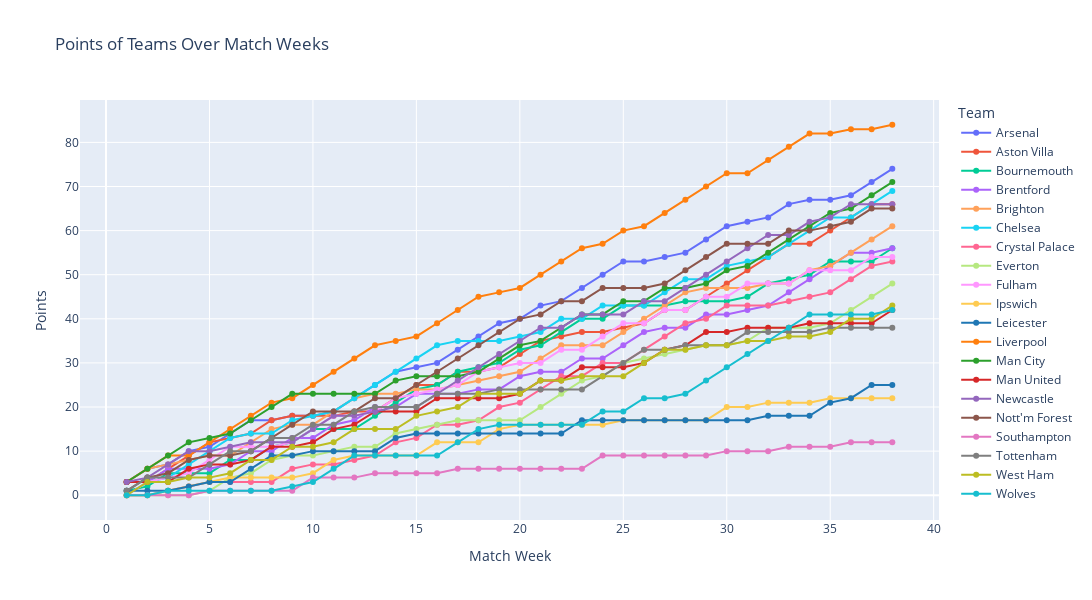

Source (notebook cell):
### Code cell
custom_colors = [
    "#636EFA", "#EF553B", "#00CC96", "#AB63FA", "#FFA15A",
    "#19D3F3", "#FF6692", "#B6E880", "#FF97FF", "#FECB52",
    "#1F77B4", "#FF7F0E", "#2CA02C", "#D62728", "#9467BD",
    "#8C564B", "#E377C2", "#7F7F7F", "#BCBD22", "#17BECF"
]
fig = px.line(df_total_points,
              title= 'Points of Teams Over Match Weeks',
              labels= {
                 'MatchWeek' : 'Match Week',
                 'value' : 'Points',
                 'variable' : 'Team'
              },
              markers= True,
              width = 1200,
              height= 600,
              color_discrete_sequence= custom_colors
              
             )
fig.write_image('C:/Users/rayha/Documents/Football Data Analysis/images/points_growth.png')
fig.show()

### Figure 1 — Plotly figure (JSON) as saved in the notebook; plotly's stock layout.template omitted (floating-point values rounded to 4 significant figures)
{"data": [{"hovertemplate": "Team=Arsenal<br>Match Week=%{x}<br>Points=%{y}<extra></extra>", "legendgroup": "Arsenal", "line": {"color": "#636EFA", "dash": "solid"}, "marker": {"symbol": "circle"}, "mode": "lines+markers", "name": "Arsenal", "orientation": "v", "showlegend": true, "type": "scatter", "x": [1, 2, 3, 4, 5, 6, 7, 8, 9, 10, 11, 12, 13, 14, 15, 16, 17, 18, 19, 20, 21, 22, 23, 24, 25, 26, 27, 28, 29, 30, 31, 32, 33, 34, 35, 36, 37, 38], "xaxis": "x", "y": [3, 6, 7, 10, 11, 14, 17, 17, 18, 18, 19, 22, 25, 28, 29, 30, 33, 36, 39, 40, 43, 44, 47, 50, 53, 53, 54, 55, 58, 61, 62, 63, 66, 67, 67, 68, 71, 74], "yaxis": "y"}, {"hovertemplate": "Team=Aston Villa<br>Match Week=%{x}<br>Points=%{y}<extra></extra>", "legendgroup": "Aston Villa", "line": {"color": "#EF553B", "dash": "solid"}, "marker": {"symbol": "circle"}, "mode": "lines+markers", "name": "Aston Villa", "orientation": "v", "showlegend": true, "type": "scatter", "x": [1, 2, 3, 4, 5, 6, 7, 8, 9, 10, 11, 12, 13, 14, 15, 16, 17, 18, 19, 20, 21, 22, 23, 24, 25, 26, 27, 28, 29, 30, 31, 32, 33, 34, 35, 36, 37, 38], "xaxis": "x", "y": [3, 3, 6, 9, 12, 13, 14, 17, 18, 18, 18, 19, 19, 22, 25, 25, 28, 28, 29, 32, 35, 36, 37, 37, 38, 39, 42, 42, 45, 48, 51, 54, 57, 57, 60, 63, 66, 66], "yaxis": "y"}, {"hovertemplate": "Team=Bournemouth<br>Match Week=%{x}<br>Points=%{y}<extra></extra>", "legendgroup": "Bournemouth", "line": {"color": "#00CC96", "dash": "solid"}, "marker": {"symbol": "circle"}, "mode": "lines+markers", "name": "Bournemouth", "orientation": "v", "showlegend": true, "type": "scatter", "x": [1, 2, 3, 4, 5, 6, 7, 8, 9, 10, 11, 12, 13, 14, 15, 16, 17, 18, 19, 20, 21, 22, 23, 24, 25, 26, 27, 28, 29, 30, 31, 32, 33, 34, 35, 36, 37, 38], "xaxis": "x", "y": [1, 2, 5, 5, 5, 8, 8, 11, 12, 15, 15, 15, 18, 21, 24, 25, 28, 29, 30, 33, 34, 37, 40, 40, 43, 43, 43, 44, 44, 44, 45, 48, 49, 50, 53, 53, 53, 56], "yaxis": "y"}, {"hovertemplate": "Team=Brentford<br>Match Week=%{x}<br>Points=%{y}<extra></extra>", "legendgroup": "Brentford", "line": {"color": "#AB63FA", "dash": "solid"}, "marker": {"symbol": "circle"}, "mode": "lines+markers", "name": "Brentford", "orientation": "v", "showlegend": true, "type": "scatter", "x": [1, 2, 3, 4, 5, 6, 7, 8, 9, 10, 11, 12, 13, 14, 15, 16, 17, 18, 19, 20, 21, 22, 23, 24, 25, 26, 27, 28, 29, 30, 31, 32, 33, 34, 35, 36, 37, 38], "xaxis": "x", "y": [3, 3, 6, 6, 6, 7, 10, 10, 13, 13, 16, 17, 20, 20, 23, 23, 23, 24, 24, 27, 28, 28, 31, 31, 34, 37, 38, 38, 41, 41, 42, 43, 46, 49, 52, 55, 55, 56], "yaxis": "y"}, {"hovertemplate": "Team=Brighton<br>Match Week=%{x}<br>Points=%{y}<extra></extra>", "legendgroup": "Brighton", "line": {"color": "#FFA15A", "dash": "solid"}, "marker": {"symbol": "circle"}, "mode": "lines+markers", "name": "Brighton", "orientation": "v", "showlegend": true, "type": "scatter", "x": [1, 2, 3, 4, 5, 6, 7, 8, 9, 10, 11, 12, 13, 14, 15, 16, 17, 18, 19, 20, 21, 22, 23, 24, 25, 26, 27, 28, 29, 30, 31, 32, 33, 34, 35, 36, 37, 38], "xaxis": "x", "y": [3, 6, 7, 8, 9, 9, 12, 15, 16, 16, 19, 22, 23, 23, 24, 24, 25, 26, 27, 28, 31, 34, 34, 34, 37, 40, 43, 46, 47, 47, 47, 48, 48, 51, 52, 55, 58, 61], "yaxis": "y"}, {"hovertemplate": "Team=Chelsea<br>Match Week=%{x}<br>Points=%{y}<extra></extra>", "legendgroup": "Chelsea", "line": {"color": "#19D3F3", "dash": "solid"}, "marker": {"symbol": "circle"}, "mode": "lines+markers", "name": "Chelsea", "orientation": "v", "showlegend": true, "type": "scatter", "x": [1, 2, 3, 4, 5, 6, 7, 8, 9, 10, 11, 12, 13, 14, 15, 16, 17, 18, 19, 20, 21, 22, 23, 24, 25, 26, 27, 28, 29, 30, 31, 32, 33, 34, 35, 36, 37, 38], "xaxis": "x", "y": [0, 3, 4, 7, 10, 13, 14, 14, 17, 18, 19, 22, 25, 28, 31, 34, 35, 35, 35, 36, 37, 40, 40, 43, 43, 43, 46, 49, 49, 52, 53, 54, 57, 60, 63, 63, 66, 69], "yaxis": "y"}, {"hovertemplate": "Team=Crystal Palace<br>Match Week=%{x}<br>Points=%{y}<extra></extra>", "legendgroup": "Crystal Palace", "line": {"color": "#FF6692", "dash": "solid"}, "marker": {"symbol": "circle"}, "mode": "lines+markers", "name": "Crystal Palace", "orientation": "v", "showlegend": true, "type": "scatter", "x": [1, 2, 3, 4, 5, 6, 7, 8, 9, 10, 11, 12, 13, 14, 15, 16, 17, 18, 19, 20, 21, 22, 23, 24, 25, 26, 27, 28, 29, 30, 31, 32, 33, 34, 35, 36, 37, 38], "xaxis": "x", "y": [0, 0, 1, 2, 3, 3, 3, 3, 6, 7, 7, 8, 9, 12, 13, 16, 16, 17, 20, 21, 24, 27, 27, 30, 30, 33, 36, 39, 40, 43, 43, 43, 44, 45, 46, 49, 52, 53], "yaxis": "y"}, {"hovertemplate": "Team=Everton<br>Match Week=%{x}<br>Points=%{y}<extra></extra>", "legendgroup": "Everton", "line": {"color": "#B6E880", "dash": "solid"}, "marker": {"symbol": "circle"}, "mode": "lines+markers", "name": "Everton", "orientation": "v", "showlegend": true, "type": "scatter", "x": [1, 2, 3, 4, 5, 6, 7, 8, 9, 10, 11, 12, 13, 14, 15, 16, 17, 18, 19, 20, 21, 22, 23, 24, 25, 26, 27, 28, 29, 30, 31, 32, 33, 34, 35, 36, 37, 38], "xaxis": "x", "y": [0, 0, 0, 0, 1, 4, 5, 8, 9, 9, 10, 11, 11, 14, 15, 16, 17, 17, 17, 17, 20, 23, 26, 27, 30, 31, 32, 33, 34, 34, 35, 38, 38, 38, 39, 42, 45, 48], "yaxis": "y"}, {"hovertemplate": "Team=Fulham<br>Match Week=%{x}<br>Points=%{y}<extra></extra>", "legendgroup": "Fulham", "line": {"color": "#FF97FF", "dash": "solid"}, "marker": {"symbol": "circle"}, "mode": "lines+markers", "name": "Fulham", "orientation": "v", "showlegend": true, "type": "scatter", "x": [1, 2, 3, 4, 5, 6, 7, 8, 9, 10, 11, 12, 13, 14, 15, 16, 17, 18, 19, 20, 21, 22, 23, 24, 25, 26, 27, 28, 29, 30, 31, 32, 33, 34, 35, 36, 37, 38], "xaxis": "x", "y": [0, 3, 4, 5, 8, 11, 11, 11, 12, 15, 18, 18, 19, 22, 23, 24, 25, 28, 29, 30, 30, 33, 33, 36, 39, 39, 42, 42, 45, 45, 48, 48, 48, 51, 51, 51, 54, 54], "yaxis": "y"}, {"hovertemplate": "Team=Ipswich<br>Match Week=%{x}<br>Points=%{y}<extra></extra>", "legendgroup": "Ipswich", "line": {"color": "#FECB52", "dash": "solid"}, "marker": {"symbol": "circle"}, "mode": "lines+markers", "name": "Ipswich", "orientation": "v", "showlegend": true, "type": "scatter", "x": [1, 2, 3, 4, 5, 6, 7, 8, 9, 10, 11, 12, 13, 14, 15, 16, 17, 18, 19, 20, 21, 22, 23, 24, 25, 26, 27, 28, 29, 30, 31, 32, 33, 34, 35, 36, 37, 38], "xaxis": "x", "y": [0, 0, 1, 2, 3, 4, 4, 4, 4, 5, 8, 9, 9, 9, 9, 12, 12, 12, 15, 16, 16, 16, 16, 16, 17, 17, 17, 17, 17, 20, 20, 21, 21, 21, 22, 22, 22, 22], "yaxis": "y"}, {"hovertemplate": "Team=Leicester<br>Match Week=%{x}<br>Points=%{y}<extra></extra>", "legendgroup": "Leicester", "line": {"color": "#1F77B4", "dash": "solid"}, "marker": {"symbol": "circle"}, "mode": "lines+markers", "name": "Leicester", "orientation": "v", "showlegend": true, "type": "scatter", "x": [1, 2, 3, 4, 5, 6, 7, 8, 9, 10, 11, 12, 13, 14, 15, 16, 17, 18, 19, 20, 21, 22, 23, 24, 25, 26, 27, 28, 29, 30, 31, 32, 33, 34, 35, 36, 37, 38], "xaxis": "x", "y": [1, 1, 1, 2, 3, 3, 6, 9, 9, 10, 10, 10, 10, 13, 14, 14, 14, 14, 14, 14, 14, 14, 17, 17, 17, 17, 17, 17, 17, 17, 17, 18, 18, 18, 21, 22, 25, 25], "yaxis": "y"}, {"hovertemplate": "Team=Liverpool<br>Match Week=%{x}<br>Points=%{y}<extra></extra>", "legendgroup": "Liverpool", "line": {"color": "#FF7F0E", "dash": "solid"}, "marker": {"symbol": "circle"}, "mode": "lines+markers", "name": "Liverpool", "orientation": "v", "showlegend": true, "type": "scatter", "x": [1, 2, 3, 4, 5, 6, 7, 8, 9, 10, 11, 12, 13, 14, 15, 16, 17, 18, 19, 20, 21, 22, 23, 24, 25, 26, 27, 28, 29, 30, 31, 32, 33, 34, 35, 36, 37, 38], "xaxis": "x", "y": [3, 6, 9, 9, 12, 15, 18, 21, 22, 25, 28, 31, 34, 35, 36, 39, 42, 45, 46, 47, 50, 53, 56, 57, 60, 61, 64, 67, 70, 73, 73, 76, 79, 82, 82, 83, 83, 84], "yaxis": "y"}, {"hovertemplate": "Team=Man City<br>Match Week=%{x}<br>Points=%{y}<extra></extra>", "legendgroup": "Man City", "line": {"color": "#2CA02C", "dash": "solid"}, "marker": {"symbol": "circle"}, "mode": "lines+markers", "name": "Man City", "orientation": "v", "showlegend": true, "type": "scatter", "x": [1, 2, 3, 4, 5, 6, 7, 8, 9, 10, 11, 12, 13, 14, 15, 16, 17, 18, 19, 20, 21, 22, 23, 24, 25, 26, 27, 28, 29, 30, 31, 32, 33, 34, 35, 36, 37, 38], "xaxis": "x", "y": [3, 6, 9, 12, 13, 14, 17, 20, 23, 23, 23, 23, 23, 26, 27, 27, 27, 28, 31, 34, 35, 38, 41, 41, 44, 44, 47, 47, 48, 51, 52, 55, 58, 61, 64, 65, 68, 71], "yaxis": "y"}, {"hovertemplate": "Team=Man United<br>Match Week=%{x}<br>Points=%{y}<extra></extra>", "legendgroup": "Man United", "line": {"color": "#D62728", "dash": "solid"}, "marker": {"symbol": "circle"}, "mode": "lines+markers", "name": "Man United", "orientation": "v", "showlegend": true, "type": "scatter", "x": [1, 2, 3, 4, 5, 6, 7, 8, 9, 10, 11, 12, 13, 14, 15, 16, 17, 18, 19, 20, 21, 22, 23, 24, 25, 26, 27, 28, 29, 30, 31, 32, 33, 34, 35, 36, 37, 38], "xaxis": "x", "y": [3, 3, 3, 6, 7, 7, 8, 11, 11, 12, 15, 16, 19, 19, 19, 22, 22, 22, 22, 23, 26, 26, 29, 29, 29, 30, 33, 34, 37, 37, 38, 38, 38, 39, 39, 39, 39, 42], "yaxis": "y"}, {"hovertemplate": "Team=Newcastle<br>Match Week=%{x}<br>Points=%{y}<extra></extra>", "legendgroup": "Newcastle", "line": {"color": "#9467BD", "dash": "solid"}, "marker": {"symbol": "circle"}, "mode": "lines+markers", "name": "Newcastle", "orientation": "v", "showlegend": true, "type": "scatter", "x": [1, 2, 3, 4, 5, 6, 7, 8, 9, 10, 11, 12, 13, 14, 15, 16, 17, 18, 19, 20, 21, 22, 23, 24, 25, 26, 27, 28, 29, 30, 31, 32, 33, 34, 35, 36, 37, 38], "xaxis": "x", "y": [3, 4, 7, 10, 10, 11, 12, 12, 12, 15, 18, 18, 19, 20, 20, 23, 26, 29, 32, 35, 38, 38, 41, 41, 41, 44, 44, 47, 50, 53, 56, 59, 59, 62, 63, 66, 66, 66], "yaxis": "y"}, {"hovertemplate": "Team=Nott'm Forest<br>Match Week=%{x}<br>Points=%{y}<extra></extra>", "legendgroup": "Nott'm Forest", "line": {"color": "#8C564B", "dash": "solid"}, "marker": {"symbol": "circle"}, "mode": "lines+markers", "name": "Nott'm Forest", "orientation": "v", "showlegend": true, "type": "scatter", "x": [1, 2, 3, 4, 5, 6, 7, 8, 9, 10, 11, 12, 13, 14, 15, 16, 17, 18, 19, 20, 21, 22, 23, 24, 25, 26, 27, 28, 29, 30, 31, 32, 33, 34, 35, 36, 37, 38], "xaxis": "x", "y": [1, 4, 5, 8, 9, 9, 10, 13, 16, 19, 19, 19, 22, 22, 25, 28, 31, 34, 37, 40, 41, 44, 44, 47, 47, 47, 48, 51, 54, 57, 57, 57, 60, 60, 61, 62, 65, 65], "yaxis": "y"}, {"hovertemplate": "Team=Southampton<br>Match Week=%{x}<br>Points=%{y}<extra></extra>", "legendgroup": "Southampton", "line": {"color": "#E377C2", "dash": "solid"}, "marker": {"symbol": "circle"}, "mode": "lines+markers", "name": "Southampton", "orientation": "v", "showlegend": true, "type": "scatter", "x": [1, 2, 3, 4, 5, 6, 7, 8, 9, 10, 11, 12, 13, 14, 15, 16, 17, 18, 19, 20, 21, 22, 23, 24, 25, 26, 27, 28, 29, 30, 31, 32, 33, 34, 35, 36, 37, 38], "xaxis": "x", "y": [0, 0, 0, 0, 1, 1, 1, 1, 1, 4, 4, 4, 5, 5, 5, 5, 6, 6, 6, 6, 6, 6, 6, 9, 9, 9, 9, 9, 9, 10, 10, 10, 11, 11, 11, 12, 12, 12], "yaxis": "y"}, {"hovertemplate": "Team=Tottenham<br>Match Week=%{x}<br>Points=%{y}<extra></extra>", "legendgroup": "Tottenham", "line": {"color": "#7F7F7F", "dash": "solid"}, "marker": {"symbol": "circle"}, "mode": "lines+markers", "name": "Tottenham", "orientation": "v", "showlegend": true, "type": "scatter", "x": [1, 2, 3, 4, 5, 6, 7, 8, 9, 10, 11, 12, 13, 14, 15, 16, 17, 18, 19, 20, 21, 22, 23, 24, 25, 26, 27, 28, 29, 30, 31, 32, 33, 34, 35, 36, 37, 38], "xaxis": "x", "y": [1, 4, 4, 4, 7, 10, 10, 13, 13, 16, 16, 19, 20, 20, 20, 23, 23, 23, 24, 24, 24, 24, 24, 27, 30, 33, 33, 34, 34, 34, 37, 37, 37, 37, 38, 38, 38, 38], "yaxis": "y"}, {"hovertemplate": "Team=West Ham<br>Match Week=%{x}<br>Points=%{y}<extra></extra>", "legendgroup": "West Ham", "line": {"color": "#BCBD22", "dash": "solid"}, "marker": {"symbol": "circle"}, "mode": "lines+markers", "name": "West Ham", "orientation": "v", "showlegend": true, "type": "scatter", "x": [1, 2, 3, 4, 5, 6, 7, 8, 9, 10, 11, 12, 13, 14, 15, 16, 17, 18, 19, 20, 21, 22, 23, 24, 25, 26, 27, 28, 29, 30, 31, 32, 33, 34, 35, 36, 37, 38], "xaxis": "x", "y": [0, 3, 3, 4, 4, 5, 8, 8, 11, 11, 12, 15, 15, 15, 18, 19, 20, 23, 23, 23, 26, 26, 27, 27, 27, 30, 33, 33, 34, 34, 35, 35, 36, 36, 37, 40, 40, 43], "yaxis": "y"}, {"hovertemplate": "Team=Wolves<br>Match Week=%{x}<br>Points=%{y}<extra></extra>", "legendgroup": "Wolves", "line": {"color": "#17BECF", "dash": "solid"}, "marker": {"symbol": "circle"}, "mode": "lines+markers", "name": "Wolves", "orientation": "v", "showlegend": true, "type": "scatter", "x": [1, 2, 3, 4, 5, 6, 7, 8, 9, 10, 11, 12, 13, 14, 15, 16, 17, 18, 19, 20, 21, 22, 23, 24, 25, 26, 27, 28, 29, 30, 31, 32, 33, 34, 35, 36, 37, 38], "xaxis": "x", "y": [0, 0, 1, 1, 1, 1, 1, 1, 2, 3, 6, 9, 9, 9, 9, 9, 12, 15, 16, 16, 16, 16, 16, 19, 19, 22, 22, 23, 26, 29, 32, 35, 38, 41, 41, 41, 41, 42], "yaxis": "y"}], "layout": {"height": 600, "legend": {"title": {"text": "Team"}, "tracegroupgap": 0}, "title": {"text": "Points of Teams Over Match Weeks"}, "width": 1200, "xaxis": {"anchor": "y", "domain": [0, 1], "title": {"text": "Match Week"}}, "yaxis": {"anchor": "x", "domain": [0, 1], "title": {"text": "Points"}}}}
